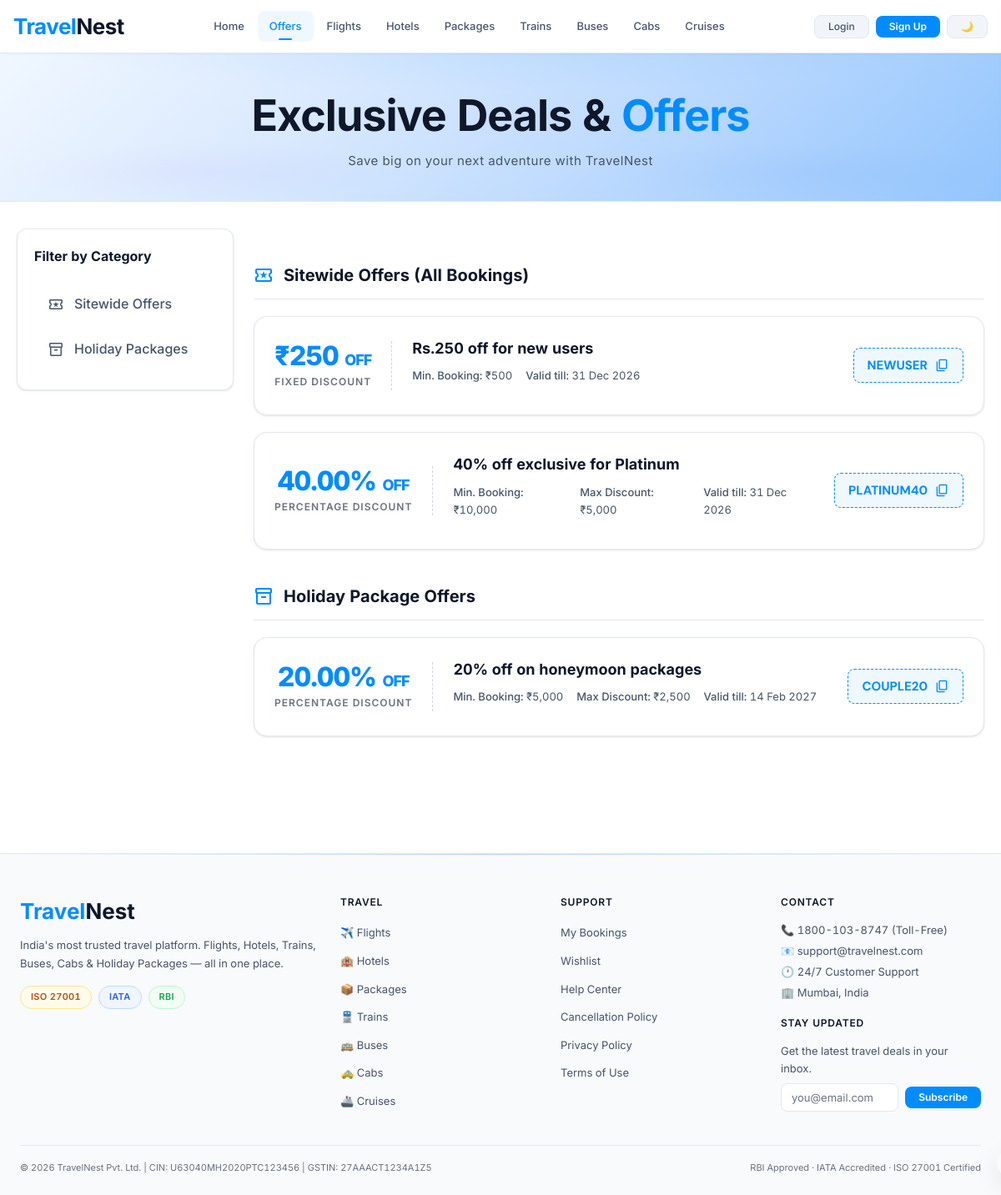
/offers.php, run on the app's committed database.
### tables this page shows
CREATE TABLE IF NOT EXISTS promo_codes (
    id INT AUTO_INCREMENT PRIMARY KEY,
    code VARCHAR(30) UNIQUE NOT NULL,
    description VARCHAR(150),
    discount_type ENUM('percentage','fixed') DEFAULT 'percentage',
    discount_value DECIMAL(8,2) NOT NULL,
    max_discount DECIMAL(8,2) DEFAULT 500,
    min_booking DECIMAL(8,2) DEFAULT 0,
    applicable_type VARCHAR(30) DEFAULT 'All',
    used_count INT DEFAULT 0,
    usage_limit INT DEFAULT 10000,
    valid_from DATE,
    valid_until DATE,
    status ENUM('Active','Expiring','Expired','Scheduled') DEFAULT 'Active',
    created_at TIMESTAMP DEFAULT CURRENT_TIMESTAMP
);

### includes/functions.php (called while the page is built, shortened)
<?php
function loggedIn(): bool
{
    return isset($_SESSION['uid']);
}
function me(): array|false
{
    if (!loggedIn())
        return $cached = false;
    return $cached = DB::one("SELECT * FROM users WHERE id=?", [$_SESSION['uid']]);
}
function clean(string $v): string
{
    return htmlspecialchars(trim($v), ENT_QUOTES, 'UTF-8');
}
function fmtDate(string|null $d, string $fmt = 'd M Y'): string
{
    try {
        return date($fmt, strtotime($d));
    } catch (Throwable) {
        return $d;
    }
}
function rupee(float $n): string
{
    return '₹' . number_format($n, 0, '.', ',');
}

### includes/db.php (called while the page is built, shortened)
<?php
class DB {
    private static ?PDO $pdo=null;
    public static function conn():PDO{
        if(!self::$pdo){
            try{
                self::$pdo=new PDO("mysql:host=".DB_HOST.";dbname=".DB_NAME.";charset=utf8mb4",DB_USER,DB_PASS,[
                    PDO::ATTR_ERRMODE=>PDO::ERRMODE_EXCEPTION,
                    PDO::ATTR_DEFAULT_FETCH_MODE=>PDO::FETCH_ASSOC,
                    PDO::ATTR_EMULATE_PREPARES=>false
                ]);
            }catch(PDOException $e){
                die('<div style="font-family:monospace;background:#fee;color:#900;padding:20px;margin:20px;border-radius:8px"><b>DB Error:</b> '.$e->getMessage().'<br><br>Check includes/config.php and run database.sql</div>');
            }
        }
        return self::$pdo;
    }
    public static function q(string $sql,array $p=[]):PDOStatement{
        $s=self::conn()->prepare($sql);$s->execute($p);return $s;
    }
    public static function all(string $sql,array $p=[]):array{return self::q($sql,$p)->fetchAll();}
}

### offers.php (the view, shortened to what this page needs)
<?php
require_once __DIR__ . '/includes/header.php';
$activePromos = DB::all("SELECT * FROM promo_codes WHERE status IN('Active','Expiring') AND valid_until>=CURDATE() ORDER BY discount_value DESC");
$groupedPromos = [
    'All' => [],
    'Flight' => [],
    'Hotel' => [],
    'Package' => [],
    'Other' => []
];
foreach ($activePromos as $p) {
    if (isset($groupedPromos[$p['applicable_type']])) {
        $groupedPromos[$p['applicable_type']][] = $p;
    } else {
        $groupedPromos['Other'][] = $p;
    }
}
?>
<div class="hero" style="padding:48px 24px 36px">
    <h1>Exclusive Deals &amp; <em>Offers</em></h1>
    <p class="hero-sub" style="margin-bottom:0">Save big on your next adventure with TravelNest</p>
</div>
<div class="page-with-sidebar sec" style="padding-top:32px">
    <div class="filter-sidebar">
        <h3 style="margin-bottom: 20px; color: var(--text); font-size: 16px;">Filter by Category</h3>
        <?php if(count($groupedPromos['All']) > 0): ?>
        <div class="offer-filter" onclick="scrollToSection('cat-all')">
            <span class="material-symbols-outlined">local_activity</span>
            Sitewide Offers
        </div>
        <?php endif; ?>
        <?php if(count($groupedPromos['Package']) > 0): ?>
        <div class="offer-filter" onclick="scrollToSection('cat-package')">
            <span class="material-symbols-outlined">inventory_2</span>
            Holiday Packages
        </div>
        <?php endif; ?>
    </div>
    <div>
        <?php
        $categoryMap = [
            'All' => ['icon' => 'local_activity', 'title' => 'Sitewide Offers (All Bookings)'],
            'Flight' => ['icon' => 'flight', 'title' => 'Flight Deals'],
            'Hotel' => ['icon' => 'hotel', 'title' => 'Hotel Discounts'],
            'Package' => ['icon' => 'inventory_2', 'title' => 'Holiday Package Offers'],
            'Other' => ['icon' => 'directions_bus', 'title' => 'Other Travel Deals']
        ];
        foreach (['All', 'Flight', 'Hotel', 'Package', 'Other'] as $cat):
            if(count($groupedPromos[$cat]) === 0) continue;
        ?>
        <div id="cat-<?= strtolower($cat) ?>" class="category-section" style="margin-bottom: 40px">
            <h3 class="category-header">
                <span class="material-symbols-outlined"><?= $categoryMap[$cat]['icon'] ?></span>
                <?= $categoryMap[$cat]['title'] ?>
            </h3>
            <div style="display:grid; gap: 20px;">
                <?php foreach($groupedPromos[$cat] as $promo):
                    $isPercent = $promo['discount_type'] === 'percentage';
                    $valText = $isPercent ? $promo['discount_value'] . '%' : '₹' . number_format($promo['discount_value']);
                ?>
                <div class="promo-card">
                    <div class="promo-card-left">
                        <div class="promo-value"><?= $valText ?> <span style="font-size:18px">OFF</span></div>
                        <div class="promo-type"><?= $promo['discount_type'] ?> discount</div>
                    </div>
                    <div class="promo-card-main">
                        <h4 style="font-size:18px; margin-bottom:8px; color:var(--text)"><?= clean($promo['description']) ?></h4>
                        <div style="display:flex; gap: 16px; margin-bottom: 12px;">
                            <span class="sm"><span class="fw5">Min. Booking:</span> <?= rupee($promo['min_booking']) ?></span>
                            <?php if($isPercent): ?>
                                <span class="sm"><span class="fw5">Max Discount:</span> <?= rupee($promo['max_discount']) ?></span>
                            <?php endif; ?>
                            <span class="sm"><span class="fw5">Valid till:</span> <?= fmtDate($promo['valid_until']) ?></span>
                        </div>
                    </div>
                    <div style="flex-shrink:0; text-align:right">
                        <div class="promo-code-btn" onclick="copyCode('<?= clean($promo['code']) ?>', this)">
                            <?= clean($promo['code']) ?>
                            <span class="material-symbols-outlined" style="font-size:18px">content_copy</span>
                        </div>
                    </div>
                </div>
                <?php endforeach; ?>
            </div>
        </div>
        <?php endforeach; ?>
    </div>
</div>
<?php require_once __DIR__ . '/includes/footer.php'; ?>

### includes/header.php (shortened to what this page needs)
<?php
$_me = me();
$_pg = basename($_SERVER['SCRIPT_NAME'],'.php');
?><!DOCTYPE html>
<html lang="en" dir="ltr">
<head>
<link rel="stylesheet" href="<?= BASE ?>/assets/css/style.css?v=<?= time() ?>">
</head>
<body>
<div class="toast" id="toast" role="status" aria-live="polite" aria-atomic="true"></div>
<nav class="main-nav" role="navigation" aria-label="Main navigation">
  <a class="logo" href="<?= BASE ?>/index.php" aria-label="TravelNest — go to homepage">Travel<span>Nest</span></a>
  <div class="nav-links" role="menubar" aria-label="Site pages">
    <?php
    $navs = [
      'index'   => 'Home',
      'offers'  => 'Offers',
      'flights' => 'Flights',
      'hotels'  => 'Hotels',
      'packages'=> 'Packages',
      'trains'  => 'Trains',
      'buses'   => 'Buses',
      'cabs'    => 'Cabs',
      'cruises' => 'Cruises',
    ];
    foreach($navs as $p => $l){
      $isOn = ($_pg === $p) || ($_pg === 'home' && $p === 'index');
      $cls  = $isOn ? 'nb on' : 'nb';
      $aria = $isOn ? ' aria-current="page"' : '';
      echo "<a class='$cls' href='".BASE."/$p.php'$aria role='menuitem'>$l</a>";
    }
    ?>
  </div>
  <div class="nav-right">
    <?php if($_me): ?>
      <?php if($_me['role'] === 'admin'): ?>
        <span class="tag t-gold" style="font-size:11px">Admin</span>
        <a class="btn btn-primary btn-sm" href="<?= BASE ?>/admin/index.php">Dashboard</a>
        <a class="btn btn-ghost btn-sm"   href="<?= BASE ?>/logout.php">Logout</a>
      <?php else: ?>
        <a href="<?= BASE ?>/profile.php" class="sm" style="color:var(--text);font-weight:600;margin-right:8px;text-decoration:none"
           aria-label="Your profile: <?= clean(explode(' ',$_me['name'])[0]) ?>">
            Hi, <?= clean(explode(' ',$_me['name'])[0]) ?>
        </a>
        <a class="btn btn-ghost btn-sm" href="<?= BASE ?>/wishlist.php" title="Wishlist" aria-label="My wishlist">❤️</a>
        <a class="btn btn-ghost btn-sm" href="<?= BASE ?>/bookings.php">My Bookings</a>
        <a class="btn btn-ghost btn-sm" href="<?= BASE ?>/support.php">Support</a>
        <a class="btn btn-ghost btn-sm" href="<?= BASE ?>/logout.php">Logout</a>
      <?php endif; ?>
    <?php else: ?>
      <a class="btn btn-ghost btn-sm"   href="<?= BASE ?>/login.php">Login</a>
      <a class="btn btn-primary btn-sm" href="<?= BASE ?>/register.php">Sign Up</a>
    <?php endif; ?>
    <button class="btn btn-ghost btn-sm" onclick="toggleTheme()" id="theme-toggle"
            aria-label="Toggle dark mode" aria-pressed="false" title="Toggle Dark Mode">🌙</button>
  </div>
</nav>
<main id="main-content" tabindex="-1" style="outline:none">

### includes/footer.php (shortened to what this page needs)
</main>
<footer role="contentinfo">
  <div class="ft-grid">
    <div>
      <div class="ft-logo" aria-label="TravelNest">Travel<span>Nest</span></div>
      <p class="sm mt8" style="line-height:1.7">India's most trusted travel platform. Flights, Hotels, Trains, Buses, Cabs &amp; Holiday Packages — all in one place.</p>
      <div class="flex g8 mt16" aria-label="Certifications">
        <span class="tag t-gold">ISO 27001</span>
        <span class="tag t-blue">IATA</span>
        <span class="tag t-green">RBI</span>
      </div>
    </div>
    <div>
      <div class="ft-h">Travel</div>
      <ul class="ft-list" aria-label="Travel links">
        <li><a href="<?= BASE ?>/flights.php">✈️ Flights</a></li>
        <li><a href="<?= BASE ?>/hotels.php">🏨 Hotels</a></li>
        <li><a href="<?= BASE ?>/packages.php">📦 Packages</a></li>
        <li><a href="<?= BASE ?>/trains.php">🚆 Trains</a></li>
        <li><a href="<?= BASE ?>/buses.php">🚌 Buses</a></li>
        <li><a href="<?= BASE ?>/cabs.php">🚕 Cabs</a></li>
        <li><a href="<?= BASE ?>/cruises.php">🚢 Cruises</a></li>
      </ul>
    </div>
    <div>
      <div class="ft-h">Support</div>
      <ul class="ft-list" aria-label="Support links">
        <li><a href="<?= BASE ?>/bookings.php">My Bookings</a></li>
        <li><a href="<?= BASE ?>/wishlist.php">Wishlist</a></li>
        <li><a href="<?= BASE ?>/help.php">Help Center</a></li>
        <li><a href="<?= BASE ?>/cancellation-policy.php">Cancellation Policy</a></li>
        <li><a href="<?= BASE ?>/privacy.php">Privacy Policy</a></li>
        <li><a href="<?= BASE ?>/terms.php">Terms of Use</a></li>
      </ul>
    </div>
    <div>
      <div class="ft-h">Contact</div>
      <p class="sm mb4">📞 1800-103-8747 (Toll-Free)</p>
      <p class="sm mb4">📧 support@travelnest.com</p>
      <p class="sm mb4">🕐 24/7 Customer Support</p>
      <p class="sm mb12">🏢 Mumbai, India</p>
      <div class="ft-h mt16">Stay Updated</div>
      <p class="sm mb8">Get the latest travel deals in your inbox.</p>
      <div class="flex g8" style="flex-wrap:wrap">
        <input type="email" id="footer-email" name="email" placeholder="you@email.com"
               style="flex:1;min-width:0;padding:8px 12px;font-size:13px" autocomplete="email">
        <button class="btn btn-primary btn-sm" onclick="toast('Subscribed! 🎉')" aria-label="Subscribe to newsletter">Subscribe</button>
      </div>
    </div>
  </div>
  <div class="ft-bot" role="contentinfo" aria-label="Legal information">
    <span>© <?= date('Y') ?> TravelNest Pvt. Ltd. | CIN: U63040MH2020PTC123456 | GSTIN: 27AAACT1234A1Z5</span>
    <span>RBI Approved · IATA Accredited · ISO 27001 Certified</span>
  </div>
</footer>
</body>
</html>

### offers.php (style rules this page uses)
.offer-filter { display: flex; align-items: center; gap: 12px; padding: 12px 16px; border-radius: var(--r); color: var(--text2); font-weight: 500; cursor: pointer; transition: all 0.2s; margin-bottom: 4px; }
.offer-filter .material-symbols-outlined { font-size: 20px; }
.promo-card { background: #fff; border: 1px solid var(--border); border-radius: var(--rxl); padding: 24px; display: flex; align-items: center; gap: 24px; transition: all 0.3s; position: relative; overflow: hidden; box-shadow: var(--shadow); }
.promo-card-left { min-width: 140px; text-align: center; border-right: 1px dashed var(--border2); padding-right: 24px; }
.promo-value { font-size: 32px; font-weight: 800; color: var(--accent); line-height: 1.1; font-family: 'Inter', sans-serif; letter-spacing: -1px; }
.promo-type { font-size: 12px; color: var(--text3); text-transform: uppercase; letter-spacing: 1px; font-weight: 600; margin-top: 4px; }
.promo-card-main { flex: 1; }
.promo-code-btn { display: inline-flex; align-items: center; gap: 8px; padding: 8px 16px; background: rgba(0,140,255,0.06); border: 1px dashed var(--accent); color: var(--accent); font-family: 'DM Sans', monospace; font-weight: 700; font-size: 15px; border-radius: var(--r); cursor: pointer; transition: all 0.2s; }
.category-header { display: flex; align-items: center; gap: 12px; font-size: 20px; font-weight: 700; margin: 40px 0 20px; padding-bottom: 12px; border-bottom: 1px solid var(--border); color: var(--text); }
.category-header .material-symbols-outlined { color: var(--accent); }

### data on the page
promo_codes: valText "₹250", discount_type "FIXED", description "Rs.250 off for new users", min_booking "₹500", valid_until "31 Dec 2026", code "NEWUSER"
promo_codes: valText "40.00%", discount_type "PERCENTAGE", description "40% off exclusive for Platinum", min_booking "₹10,000", max_discount "₹5,000", valid_until "31 Dec 2026", code "PLATINUM40"
promo_codes: valText "20.00%", discount_type "PERCENTAGE", description "20% off on honeymoon packages", min_booking "₹5,000", max_discount "₹2,500", valid_until "14 Feb 2027", code "COUPLE20"

### other printed values
$l "Home"
$l "Offers"
$l "Flights"
$l "Hotels"
$l "Packages"
$l "Trains"
$l "Buses"
$l "Cabs"
$l "Cruises"
$categoryMap[$cat]['title'] "Sitewide Offers (All Bookings)"
$categoryMap[$cat]['title'] "Holiday Package Offers"
